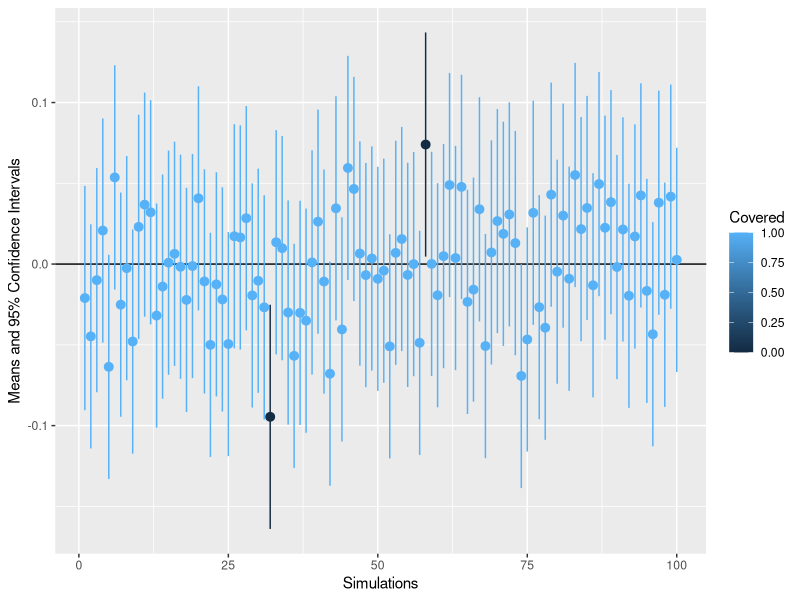
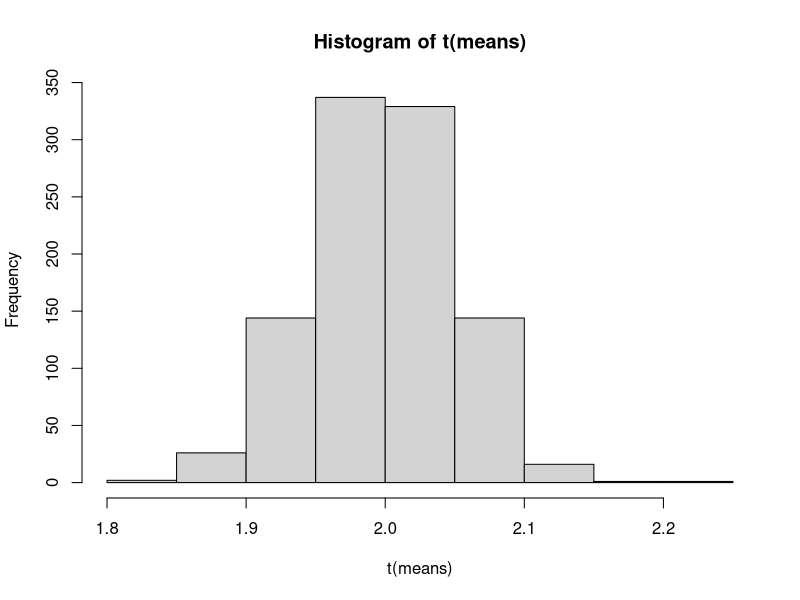

Write R code to recreate these figures, in order.
## ---- chunk 1
library(tidyverse)
## ---- chunk 2
set.seed(6465)
## ---- chunk 3
samples <-plyr::rlply(100, rnorm(800, 0, 1))
## ---- chunk 4
samp_function <- function(x) {
 
  m <- mean(x)
  n <- length(x)
  se <- 1/sqrt(n)
  bias <- abs(-0 - m)
  df <- n - 1
  interval <- qt(.975, df) * se
  return(c(m, bias, se, m - interval, m + interval))

}

format <- c("Mean" = 0, "Bias" = 0, "Std.Err" = 0, "Lower" = 0, "Upper" = 0)
## ---- chunk 5
results <- samples %>%
  vapply(., samp_function, format) %>%
  t %>%
  as_tibble %>% 
  mutate(Covered = ifelse(Lower < 0 & Upper > 0, 1, 0))
## ---- chunk 6
results %>%
  filter(Covered ==0) %>%
  kableExtra::kable()
## ---- chunk 7
lims <- aes(ymax = results$Upper, ymin = results$Lower)
ggplot(results, aes(y=Mean, x=1:100, colour = Covered)) + 
  geom_hline(aes(yintercept = 0)) + 
  geom_pointrange(lims) + 
  xlab("Simulations") +
  ylab("Means and 95% Confidence Intervals")
## ---- chunk 8
samples_2 <- samples <-plyr::rlply(1000, rpois(800, 2))
## ---- chunk 9
means <- samples_2 %>%
  lapply(., mean) %>%
  as.data.frame() %>%
  t()
## ---- chunk 10
hist(t(means))
